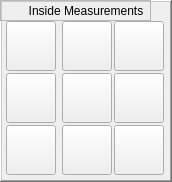
     <widget class="QFrame" name="frame_inside_measure">
      <property name="geometry">
       <rect>
        <x>172</x>
        <y>0</y>
        <width>172</width>
        <height>182</height>
       </rect>
      </property>
      <property name="frameShape">
       <enum>QFrame::WinPanel</enum>
      </property>
      <property name="frameShadow">
       <enum>QFrame::Raised</enum>
      </property>
      <widget class="PushButton" name="pbtn_inside_xmym">
       <property name="geometry">
        <rect>
         <x>6</x>
         <y>125</y>
         <width>50</width>
         <height>50</height>
        </rect>
       </property>
       <property name="text">
        <string/>
       </property>
       <property name="icon">
        <iconset>
         <normaloff>../../../../share/qtvcp/images/probe_icons/inX-Y-.png</normaloff>../../../../share/qtvcp/images/probe_icons/inX-Y-.png</iconset>
       </property>
       <property name="iconSize">
        <size>
         <width>48</width>
         <height>48</height>
        </size>
       </property>
       <property name="checkable">
        <bool>false</bool>
       </property>
       <property name="checked">
        <bool>false</bool>
       </property>
       <property name="indicator_option" stdset="0">
        <bool>false</bool>
       </property>
      </widget>
      <widget class="PushButton" name="pbtn_inside_xmyp">
       <property name="geometry">
        <rect>
         <x>6</x>
         <y>21</y>
         <width>50</width>
         <height>50</height>
        </rect>
       </property>
       <property name="text">
        <string/>
       </property>
       <property name="icon">
        <iconset>
         <normaloff>../../../../share/qtvcp/images/probe_icons/inX-Y+.png</normaloff>../../../../share/qtvcp/images/probe_icons/inX-Y+.png</iconset>
       </property>
       <property name="iconSize">
        <size>
         <width>48</width>
         <height>48</height>
        </size>
       </property>
       <property name="checkable">
        <bool>false</bool>
       </property>
       <property name="checked">
        <bool>false</bool>
       </property>
       <property name="indicator_option" stdset="0">
        <bool>false</bool>
       </property>
      </widget>
      <widget class="PushButton" name="pbtn_inside_xm">
       <property name="geometry">
        <rect>
         <x>6</x>
         <y>73</y>
         <width>50</width>
         <height>50</height>
        </rect>
       </property>
       <property name="text">
        <string/>
       </property>
       <property name="icon">
        <iconset>
         <normaloff>../../../../share/qtvcp/images/probe_icons/inX-.png</normaloff>../../../../share/qtvcp/images/probe_icons/inX-.png</iconset>
       </property>
       <property name="iconSize">
        <size>
         <width>48</width>
         <height>48</height>
        </size>
       </property>
       <property name="checkable">
        <bool>false</bool>
       </property>
       <property name="checked">
        <bool>false</bool>
       </property>
       <property name="indicator_option" stdset="0">
        <bool>false</bool>
       </property>
      </widget>
      <widget class="PushButton" name="pbtn_inside_ym">
       <property name="geometry">
        <rect>
         <x>62</x>
         <y>125</y>
         <width>50</width>
         <height>50</height>
        </rect>
       </property>
       <property name="text">
        <string/>
       </property>
       <property name="icon">
        <iconset>
         <normaloff>../../../../share/qtvcp/images/probe_icons/inY-.png</normaloff>../../../../share/qtvcp/images/probe_icons/inY-.png</iconset>
       </property>
       <property name="iconSize">
        <size>
         <width>48</width>
         <height>48</height>
        </size>
       </property>
       <property name="checkable">
        <bool>false</bool>
       </property>
       <property name="checked">
        <bool>false</bool>
       </property>
       <property name="indicator_option" stdset="0">
        <bool>false</bool>
       </property>
      </widget>
      <widget class="PushButton" name="pbtn_inside_yp">
       <property name="geometry">
        <rect>
         <x>62</x>
         <y>21</y>
         <width>50</width>
         <height>50</height>
        </rect>
       </property>
       <property name="text">
        <string/>
       </property>
       <property name="icon">
        <iconset>
         <normaloff>../../../../share/qtvcp/images/probe_icons/inY+.png</normaloff>../../../../share/qtvcp/images/probe_icons/inY+.png</iconset>
       </property>
       <property name="iconSize">
        <size>
         <width>48</width>
         <height>48</height>
        </size>
       </property>
       <property name="checkable">
        <bool>false</bool>
       </property>
       <property name="checked">
        <bool>false</bool>
       </property>
       <property name="indicator_option" stdset="0">
        <bool>false</bool>
       </property>
      </widget>
      <widget class="PushButton" name="pbtn_inside_xy_hole">
       <property name="geometry">
        <rect>
         <x>62</x>
         <y>73</y>
         <width>50</width>
         <height>50</height>
        </rect>
       </property>
       <property name="font">
        <font>
         <pointsize>8</pointsize>
        </font>
       </property>
       <property name="text">
        <string/>
       </property>
       <property name="icon">
        <iconset>
         <normaloff>../../../../share/qtvcp/images/probe_icons/inHole.png</normaloff>../../../../share/qtvcp/images/probe_icons/inHole.png</iconset>
       </property>
       <property name="iconSize">
        <size>
         <width>48</width>
         <height>48</height>
        </size>
       </property>
       <property name="checkable">
        <bool>false</bool>
       </property>
       <property name="checked">
        <bool>false</bool>
       </property>
       <property name="indicator_option" stdset="0">
        <bool>false</bool>
       </property>
      </widget>
      <widget class="PushButton" name="pbtn_inside_xpym">
       <property name="geometry">
        <rect>
         <x>114</x>
         <y>125</y>
         <width>50</width>
         <height>50</height>
        </rect>
       </property>
       <property name="text">
        <string/>
       </property>
       <property name="icon">
        <iconset>
         <normaloff>../../../../share/qtvcp/images/probe_icons/inX+Y-.png</normaloff>../../../../share/qtvcp/images/probe_icons/inX+Y-.png</iconset>
       </property>
       <property name="iconSize">
        <size>
         <width>48</width>
         <height>48</height>
        </size>
       </property>
       <property name="checkable">
        <bool>false</bool>
       </property>
       <property name="checked">
        <bool>false</bool>
       </property>
       <property name="indicator_option" stdset="0">
        <bool>false</bool>
       </property>
      </widget>
      <widget class="PushButton" name="pbtn_inside_xpyp">
       <property name="geometry">
        <rect>
         <x>114</x>
         <y>21</y>
         <width>50</width>
         <height>50</height>
        </rect>
       </property>
       <property name="text">
        <string/>
       </property>
       <property name="icon">
        <iconset>
         <normaloff>../../../../share/qtvcp/images/probe_icons/inX+Y+.png</normaloff>../../../../share/qtvcp/images/probe_icons/inX+Y+.png</iconset>
       </property>
       <property name="iconSize">
        <size>
         <width>48</width>
         <height>48</height>
        </size>
       </property>
       <property name="checkable">
        <bool>false</bool>
       </property>
       <property name="checked">
        <bool>false</bool>
       </property>
       <property name="indicator_option" stdset="0">
        <bool>false</bool>
       </property>
      </widget>
      <widget class="PushButton" name="pbtn_inside_xp">
       <property name="geometry">
        <rect>
         <x>114</x>
         <y>73</y>
         <width>50</width>
         <height>50</height>
        </rect>
       </property>
       <property name="text">
        <string/>
       </property>
       <property name="icon">
        <iconset>
         <normaloff>../../../../share/qtvcp/images/probe_icons/inX+.png</normaloff>../../../../share/qtvcp/images/probe_icons/inX+.png</iconset>
       </property>
       <property name="iconSize">
        <size>
         <width>48</width>
         <height>48</height>
        </size>
       </property>
       <property name="checkable">
        <bool>false</bool>
       </property>
       <property name="checked">
        <bool>false</bool>
       </property>
       <property name="indicator_option" stdset="0">
        <bool>false</bool>
       </property>
      </widget>
      <widget class="QFrame" name="frame_inside_label">
       <property name="geometry">
        <rect>
         <x>0</x>
         <y>0</y>
         <width>151</width>
         <height>21</height>
        </rect>
       </property>
       <property name="frameShape">
        <enum>QFrame::StyledPanel</enum>
       </property>
       <property name="frameShadow">
        <enum>QFrame::Raised</enum>
       </property>
       <widget class="QLabel" name="label_inside_measure">
        <property name="geometry">
         <rect>
          <x>0</x>
          <y>0</y>
          <width>172</width>
          <height>21</height>
         </rect>
        </property>
        <property name="text">
         <string>Inside Measurements</string>
        </property>
        <property name="alignment">
         <set>Qt::AlignCenter</set>
        </property>
       </widget>
      </widget>
     </widget>
